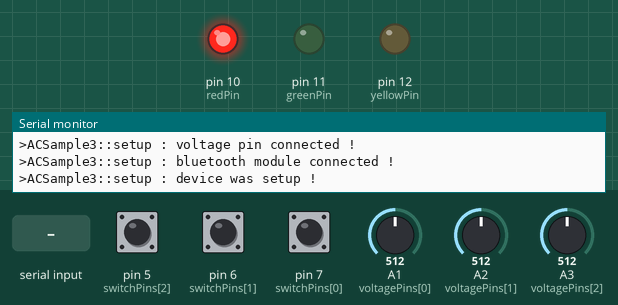
The sketch below on a simulated Arduino Uno, built with avr-gcc and run on an emulated ATmega328P. On the bench: output pins drawn as LEDs (lit = HIGH), the last lines printed to the serial monitor. The inputs (shaded band) are chosen by the test bench; at power-on: pin 5 (switchPins[2]) HIGH, pin 6 (switchPins[1]) HIGH, pin 7 (switchPins[0]) HIGH, A1 (voltagePins[0]) = 512, A2 (voltagePins[1]) = 512, A3 (voltagePins[2]) = 512. Pins used as bus, display or sensor lines are not drawn.

Above: at 4.2 s.
4.3 s: "Green\n" received over the second serial link
At 5.5 s:
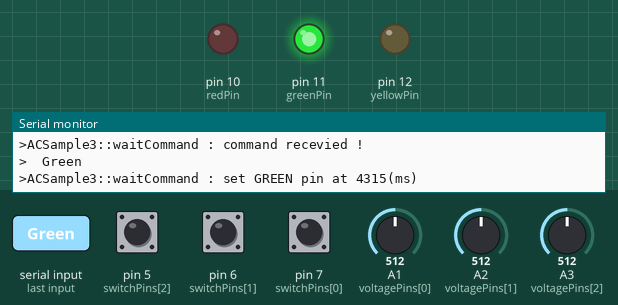
5.8 s: "Yellow\n" received over the second serial link
At 6.3 s:
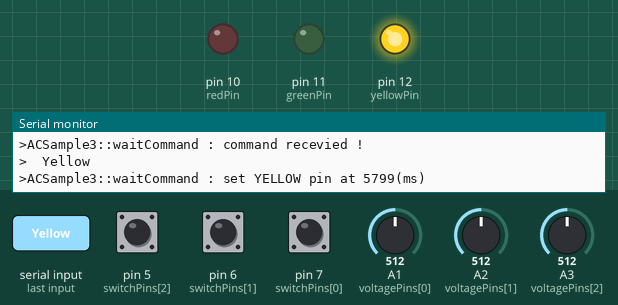
7.3 s: "Red\n" received over the second serial link
At 8.1 s:
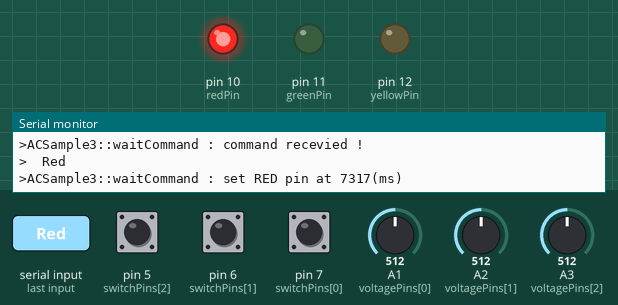
Timing chart, 0 to 10.3 s (numbered marks = the images above; inputs shaded):
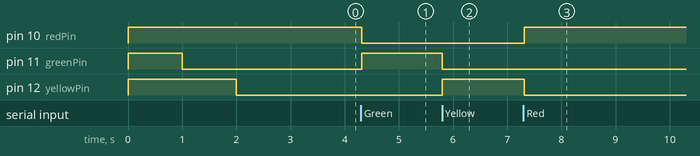

The sketch:

ACSample3.ino
```cpp
#if defined(ARDUINO) && ARDUINO >= 100
#include <Arduino.h>
#else
#include <WProgram.h>
#endif

#include <avr/pgmspace.h>
#include "SimplePrint.h"
#include "SimpleFormat.h"
#include <SoftwareSerial.h>

//Debug
#define _DEBUG

//Position
int position = 0;
//CM05 status.
bool alreadyReset;
unsigned long lastActive;
//Buffer
unsigned char buffer[128];
//Timestamp.
unsigned long timestamps[2];

//Power Pin
int powerPin = 3;
int resetPin = 2;
//Switch Pin
int switchPins[3] = {7,6,5};
//Voltage Pin
int voltagePins[3] = {A1,A2,A3};
//LED Pin
int redPin = 10;
int yellowPin = 12;
int greenPin = 11;
//Software Serial
//RX -> Pin8, TX -> Pin9
SoftwareSerial hc05Module(9,8);

void CM05_PowerOn()
{
    digitalWrite(powerPin,1);//Power on CM05
    delay(3000);
    digitalWrite(powerPin,0);
}

void CM05_Reset()
{
    digitalWrite(resetPin,1);//Reset on CM05
    delay(3000);
    digitalWrite(resetPin,0);
}

void doVoltageSamples()
{
    //Voltage values.
    int voltageValues[100];

    //Read voltage.
    for(int i = 0;i < 100;i ++)
    {
        delayMicroseconds(300);
        voltageValues[i] = analogRead(voltagePins[0]);
    }
    hc05Module.print("Va|");
    //Do output.
    for(int i = 0;i < 100;i ++)
    {
        hc05Module.
          print(voltageValues[i]);
        if(i < 99) hc05Module.print(',');
    }
    hc05Module.println();

    delay(5);

    //Read voltage.
    for(int i = 0;i < 100;i ++)
    {
        delayMicroseconds(300);
        voltageValues[i] = analogRead(voltagePins[1]);
    }
    hc05Module.print("Vb|");
    //Do output.
    for(int i = 0;i < 100;i ++)
    {
        hc05Module.
          print(voltageValues[i]);
        if(i < 99) hc05Module.print(',');
    }
    hc05Module.println();

    delay(5);

    //Read voltage.
    for(int i = 0;i < 100;i ++)
    {
        delayMicroseconds(300);
        voltageValues[i] = analogRead(voltagePins[2]);
    }
    hc05Module.print("Vc|");
    //Do output.
    for(int i = 0;i < 100;i ++)
    {
        hc05Module.
          print(voltageValues[i]);
        if(i < 99) hc05Module.print(',');
    }
    hc05Module.println();

    delay(5);
}

bool waitCommand()
{
    //Listen.
    hc05Module.listen();
    //Wait for a while.
    if(hc05Module.available() <= 0) return false;
    //Read.
    while(1)
    {
        //Check position.
        if(position > 128)
            position = 0;
        //Read.
        buffer[position] =
            hc05Module.read();
        //Check result.
        if(buffer[position ++] == '\n') break;
        //Wait for a while.
        if(hc05Module.available() <= 0) return false;
    }

#ifdef _DEBUG
    //Print.
    _PRINT0(">ACSample3::waitCommand : command recevied !");
    //Set end char.
    buffer[position] = '\0';
    //Print.
    Serial.print(">\t");Serial.println((char *)buffer);
#endif

    //Clear position.
    position = 0;
    //Reset last active.
    lastActive = millis();
    //Compare.
    if(strncmp(buffer,"Red",3) == 0)
    {
        digitalWrite(redPin,1);
        digitalWrite(greenPin,0);
        digitalWrite(yellowPin,0);
#ifdef _DEBUG
        //Power on again.
        _PRINT1(">ACSample3::waitCommand : set RED pin at %u(ms)",lastActive);
#endif
    }
    else if(strncmp(buffer,"Green",5) == 0)
    {
        digitalWrite(redPin,0);
        digitalWrite(greenPin,1);
        digitalWrite(yellowPin,0);
#ifdef _DEBUG
        //Power on again.
        _PRINT1(">ACSample3::waitCommand : set GREEN pin at %u(ms)",lastActive);
#endif
    }
    else if(strncmp(buffer,"Yellow",6) == 0)
    {
        digitalWrite(redPin,0);
        digitalWrite(greenPin,0);
        digitalWrite(yellowPin,1);
#ifdef _DEBUG
        //Power on again.
        _PRINT1(">ACSample3::waitCommand : set YELLOW pin at %u(ms)",lastActive);
#endif
    }
    else if(strncmp(buffer,"Reset",5) == 0)
    {
        //Reset CM05.
        CM05_Reset();
        //Reset last active.
        lastActive = millis();
#ifdef _DEBUG
        //Reset again.
        _PRINT1(">ACSample3::waitCommand : reset at %u(ms)",lastActive);
#endif
    }
    else
    {
#ifdef _DEBUG
        //Reset again.
        _PRINT1(">ACSample3::waitCommand : invalid command at %u(ms)",lastActive);
#endif
    }
    return true;
}

void setup()
{
    //Open serial communication and wait for port to open.
    Serial.begin(115200);
    //Do while.
    while(!Serial)
    {
        //Wait for serial port to connect.
        //Need for leonardo.
    }
#ifdef _DEBUG
    // Print.
    _PRINT0(">ACSample3::setup : begin to work !");
#endif

    //Declare the reset pin as an OUTPUT.
    pinMode(resetPin,OUTPUT);
    digitalWrite(resetPin,0);
    //Declare the power pin as an OUTPUT.
    pinMode(powerPin,OUTPUT);
    digitalWrite(powerPin,1);//Power on CM05

    //Declare the led pin as an OUTPUT.
    pinMode(redPin,OUTPUT);
    pinMode(yellowPin,OUTPUT);
    pinMode(greenPin,OUTPUT);
    digitalWrite(redPin,1);
    digitalWrite(greenPin,1);
    digitalWrite(yellowPin,1);
    //Wait for 1 second.
    delay(1000);
    digitalWrite(greenPin,0);
    //Wait for 1 second.
    delay(1000);
    digitalWrite(yellowPin,0);
    //Wait for 1 second.
    delay(1000);
    digitalWrite(powerPin,0);//Power on CM05

    //Declare the switch pin as an INPUT.
    for(int i = 0;i < 3;i ++)
        pinMode(switchPins[i],INPUT);
#ifdef _DEBUG
    //Print.
    _PRINT0(">ACSample3::setup : switch pin connected !");
#endif

    //Declare the voltage pin as an INPUT.
    for(int i = 0;i < 3;i ++)
        pinMode(voltagePins[i],INPUT);
#ifdef _DEBUG
    //Print.
    _PRINT0(">ACSample3::setup : voltage pin connected !");
#endif

    //Setup baudrate for serial port.
    hc05Module.begin(57600);
#ifdef _DEBUG
    //Print.
    _PRINT0(">ACSample3::setup : bluetooth module connected !");
#endif

    //Clear status.
    alreadyReset = false;
    lastActive = millis();

    //Set timestamp.
    timestamps[0] = timestamps[1] = millis();
#ifdef _DEBUG　
    //Print.
    _PRINT0(">ACSample3::setup : device was setup !");
#endif
}

void loop()
{
    //Get current time.
    unsigned long currentTime = millis();
    //Check last active.
    if(currentTime < lastActive)
    {
        lastActive = millis();
    }
    else
    {
        //Check flag.
        if(alreadyReset &&
            currentTime - lastActive > 300000)
        {
            //Clear flag.
            alreadyReset = false;
#ifdef _DEBUG
            //Failed on active test.
            _PRINT1(">ACSample3::loop : reset failed at %u(ms)",currentTime);
#endif
            //Power on CM05.
            CM05_PowerOn();
            //Reset last active.
            lastActive = millis();
#ifdef _DEBUG
            //Power on again.
            _PRINT1(">ACSample3::loop : power on again at %u(ms)",lastActive);
#endif
        }
        else if(!alreadyReset &&
            currentTime - lastActive > 600000)
        {
            //Clear flag.
            alreadyReset = true;
#ifdef _DEBUG
            //Failed on active test.
            _PRINT1(">ACSample3::loop : active failed at %u(ms)",currentTime);
#endif
            //Reset CM05.
            CM05_Reset();
            //Reset last active.
            lastActive = millis();
#ifdef _DEBUG
            //Reset again.
            _PRINT1(">ACSample3::loop : reset at %u(ms)",lastActive);

#endif
        }
    }

    //Wait for command.
    while(waitCommand());

   //Check current time.
    if(currentTime - timestamps[1] > 1000)
    {
        //Set timestamp.
        timestamps[1] = millis();

        int switchValues[3];
        //Try to read value from switch pin.
        for(int i = 0;i < 3;i ++)
        {
            switchValues[i] = digitalRead(switchPins[i]);
        }
/*
#ifdef _DEBUG
        //Print result.
        _PRINT0(">ACSample3::loop : show status !");
        _PRINT1(">\ttimestamp = %u",currentTime);
        _PRINT3(">\tswitch values = %d,%d,%d",
            switchValues[0],switchValues[1],switchValues[2]);
#endif
*/
        hc05Module.print("Sa|");hc05Module.println(switchValues[2]);
        hc05Module.print("Sb|");hc05Module.println(switchValues[1]);
        hc05Module.print("Sc|");hc05Module.println(switchValues[0]);
    }

    //Check result.
    if(currentTime - timestamps[0] > 1000)
    {
        //Set timestamp.
        timestamps[0] = millis();
        //Do voltage values.
        doVoltageSamples(); delay(20);
    }
}
```

SimpleFormat.h
```cpp
#ifndef _SIMPLE_FORMAT_H
#define _SIMPLE_FORMAT_H

////////////////////////////////////////////////////////////////////////////////
//
// General functions
//
////////////////////////////////////////////////////////////////////////////////

/**
 * Format string.
 *
 * @param buffer Result buffer.
 * @param string String in PROGMEM.
 * @return
 *     <p>No results returned.</p>
 */
#define _FORMAT0(buffer,string)								\
{															\
	static const char _str[] PROGMEM = (string);		\
	char format[128];										\
	memset(format,0,128);									\
	strcpy_P(format,(char *)(_str));						\
	strcpy(buffer,format);									\
}															\

/**
 * Format string.
 *
 * @param buffer Result buffer.
 * @param string String in PROGMEM.
 * @return
 *     <p>No results returned.</p>
 */
#define _FORMAT1(buffer,string,v1)							\
{															\
	static const char _str[] PROGMEM = (string);		\
	char format[128];										\
	memset(format,0,128);									\
	strcpy_P(format,(char *)(_str));						\
	sprintf(buffer,format,v1);								\
}															\

/**
 * Format string.
 *
 * @param buffer Result buffer.
 * @param string String in PROGMEM.
 * @return
 *     <p>No results returned.</p>
 */
#define _FORMAT2(buffer,string,v1,v2)						\
{															\
	static const char _str[] PROGMEM = (string);		\
	char format[128];										\
	memset(format,0,128);									\
	strcpy_P(format,(char *)(_str));						\
	sprintf(buffer,format,v1,v2);							\
}															\

/**
 * Format string.
 *
 * @param buffer Result buffer.
 * @param string String in PROGMEM.
 * @return
 *     <p>No results returned.</p>
 */
#define _FORMAT3(buffer,string,v1,v2,v3)					\
{															\
	static const char _str[] PROGMEM = (string);		\
	char format[128];										\
	memset(format,0,128);									\
	strcpy_P(format,(char *)(_str));						\
	sprintf(buffer,format,v1,v2,v3);						\
}															\

/**
 * Format string.
 *
 * @param buffer Result buffer.
 * @param string String in PROGMEM.
 * @return
 *     <p>No results returned.</p>
 */
#define _FORMAT4(buffer,string,v1,v2,v3,v4)					\
{															\
	static const char _str[] PROGMEM = (string);		\
	char format[128];										\
	memset(format,0,128);									\
	strcpy_P(format,(char *)(_str));						\
	sprintf(buffer,format,v1,v2,v3,v4);						\
}															\

/**
 * Format string.
 *
 * @param buffer Result buffer.
 * @param string String in PROGMEM.
 * @return
 *     <p>No results returned.</p>
 */
#define _FORMAT6(buffer,string,v1,v2,v3,v4,v5,v6)			\
{															\
	static const char _str[] PROGMEM = (string);		\
	char format[128];										\
	memset(format,0,128);									\
	strcpy_P(format,(char *)(_str));						\
	sprintf(buffer,format,v1,v2,v3,v4,v5,v6);				\
}															\

////////////////////////////////////////////////////////////////////////////////

#endif //End of the head file !
```

SimplePrint.h
```cpp
#ifndef _SIMPLE_PRINT_H
#define _SIMPLE_PRINT_H

////////////////////////////////////////////////////////////////////////////////
//
// General functions
//
////////////////////////////////////////////////////////////////////////////////

/**
 * Print string.
 *
 * <p>Print string in PROGMEM.</p>
 *
 * @param string String in PROGMEM.
 * @return
 *     <p>No results returned.</p>
 */
#define _PRINT0(string)										\
{															\
	static const char _str[] PROGMEM = (string);		\
	char buffer[128];										\
	memset(buffer,0,128);									\
	strcpy_P(buffer,(char *)(_str));						\
	if(Serial) Serial.println(buffer);						\
}															\

/**
 * Print string.
 *
 * <p>Print string in PROGMEM.</p>
 *
 * @param string String in PROGMEM.
 * @return
 *     <p>No results returned.</p>
 */
#define _PRINT1(string,v1)									\
{															\
	static const char _str[] PROGMEM = (string);		\
	char buffer[128];										\
	char format[128];										\
	memset(buffer,0,128);									\
	memset(format,0,128);									\
	strcpy_P(format,(char *)(_str));						\
	sprintf(buffer,format,v1);								\
	if(Serial) Serial.println(buffer);						\
}															\

/**
 * Print string.
 *
 * <p>Print string in PROGMEM.</p>
 *
 * @param string String in PROGMEM.
 * @return
 *     <p>No results returned.</p>
 */
#define _PRINT2(string,v1,v2)								\
{															\
	static const char _str[] PROGMEM = (string);		\
	char buffer[128];										\
	char format[128];										\
	memset(buffer,0,128);									\
	memset(format,0,128);									\
	strcpy_P(format,(char *)(_str));						\
	sprintf(buffer,format,v1,v2);							\
	if(Serial) Serial.println(buffer);						\
}															\

/**
 * Print string.
 *
 * <p>Print string in PROGMEM.</p>
 *
 * @param string String in PROGMEM.
 * @return
 *     <p>No results returned.</p>
 */
#define _PRINT3(string,v1,v2,v3)							\
{															\
	static const char _str[] PROGMEM = (string);		\
	char buffer[128];										\
	char format[128];										\
	memset(buffer,0,128);									\
	memset(format,0,128);									\
	strcpy_P(format,(char *)(_str));						\
	sprintf(buffer,format,v1,v2,v3);						\
	if(Serial) Serial.println(buffer);						\
}															\

/**
 * Print string.
 *
 * <p>Print string in PROGMEM.</p>
 *
 * @param string String in PROGMEM.
 * @return
 *     <p>No results returned.</p>
 */
#define _PRINT4(string,v1,v2,v3,v4)							\
{															\
	static const char _str[] PROGMEM = (string);		\
	char buffer[128];										\
	char format[128];										\
	memset(buffer,0,128);									\
	memset(format,0,128);									\
	strcpy_P(format,(char *)(_str));						\
	sprintf(buffer,format,v1,v2,v3,v4);						\
	if(Serial) Serial.println(buffer);						\
}															\

/**
 * Print string.
 *
 * <p>Print string in PROGMEM.</p>
 *
 * @param string String in PROGMEM.
 * @return
 *     <p>No results returned.</p>
 */
#define _PRINT6(string,v1,v2,v3,v4,v5,v6)					\
{															\
	static const char _str[] PROGMEM = (string);		\
	char buffer[128];										\
	char format[128];										\
	memset(buffer,0,128);									\
	memset(format,0,128);									\
	strcpy_P(format,(char *)(_str));						\
	sprintf(buffer,format,v1,v2,v3,v4,v5,v6);				\
	if(Serial) Serial.println(buffer);						\
}															\

////////////////////////////////////////////////////////////////////////////////

#endif //End of the head file !
```

Measured:
- after the input at 4.3 s, pin 10 (redPin): HIGH → LOW at once; pin 11 (greenPin): LOW → HIGH at once
- after the input at 5.8 s, pin 11 (greenPin): HIGH → LOW at once; pin 12 (yellowPin): LOW → HIGH at once
- after the input at 7.3 s, pin 10 (redPin): LOW → HIGH at once; pin 12 (yellowPin): HIGH → LOW at once
